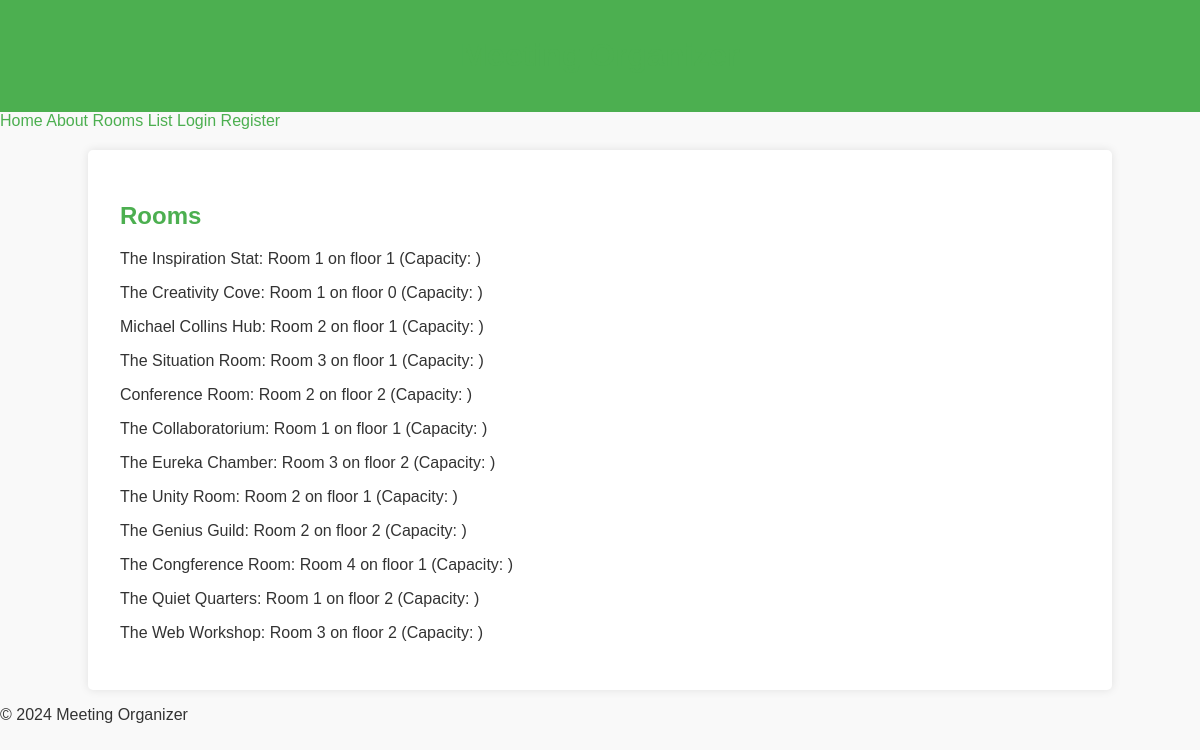
Screenshot of /meetings/rooms with the database file from the repository.
### meetings/models.py (models this page shows, shortened)
class Room(models.Model):
    name = models.CharField(max_length=30)
    floor = models.IntegerField(default=0)
    room_number = models.IntegerField()

### meetings/views.py (the view)
# urls.py: path('rooms', views.rooms_list, name='rooms'),
def rooms_list(request):
    return render(request, "meetings/rooms_list.html", {"rooms": Room.objects.all()})

### meetings/templates/meetings/rooms_list.html (shortened to what this page needs)
{% extends 'base.html' %}
{% block content %}
<h2>Rooms</h2>
<ul>
    {% for room in rooms %}
    <li>
        {{ room.name }}: Room {{ room.room_number }} on floor {{ room.floor }} (Capacity: {{ room.capacity }})
    </li>
    {% endfor %}
</ul>
{% endblock %}

### website/static/website/style.css (style rules this page uses)
body { font-family: sans-serif; color: #333; background-color: #f9f9f9; margin: 0; padding: 0; }
h1, h2, h3 { color: #4CAF50; }
ul { list-style-type: none; padding: 0; }
li { margin: 1em 0; }

### rows the page displays
Room: name "The Inspiration Stat", room_number "1", floor "1"
Room: name "The Creativity Cove", room_number "1", floor "0"
Room: name "Michael Collins Hub", room_number "2", floor "1"
Room: name "The Situation Room", room_number "3", floor "1"
Room: name "Conference Room", room_number "2", floor "2"
Room: name "The Collaboratorium", room_number "1", floor "1"
Room: name "The Eureka Chamber", room_number "3", floor "2"
Room: name "The Unity Room", room_number "2", floor "1"
Room: name "The Genius Guild", room_number "2", floor "2"
Room: name "The Congference Room", room_number "4", floor "1"
Room: name "The Quiet Quarters", room_number "1", floor "2"
Room: name "The Web Workshop", room_number "3", floor "2"
